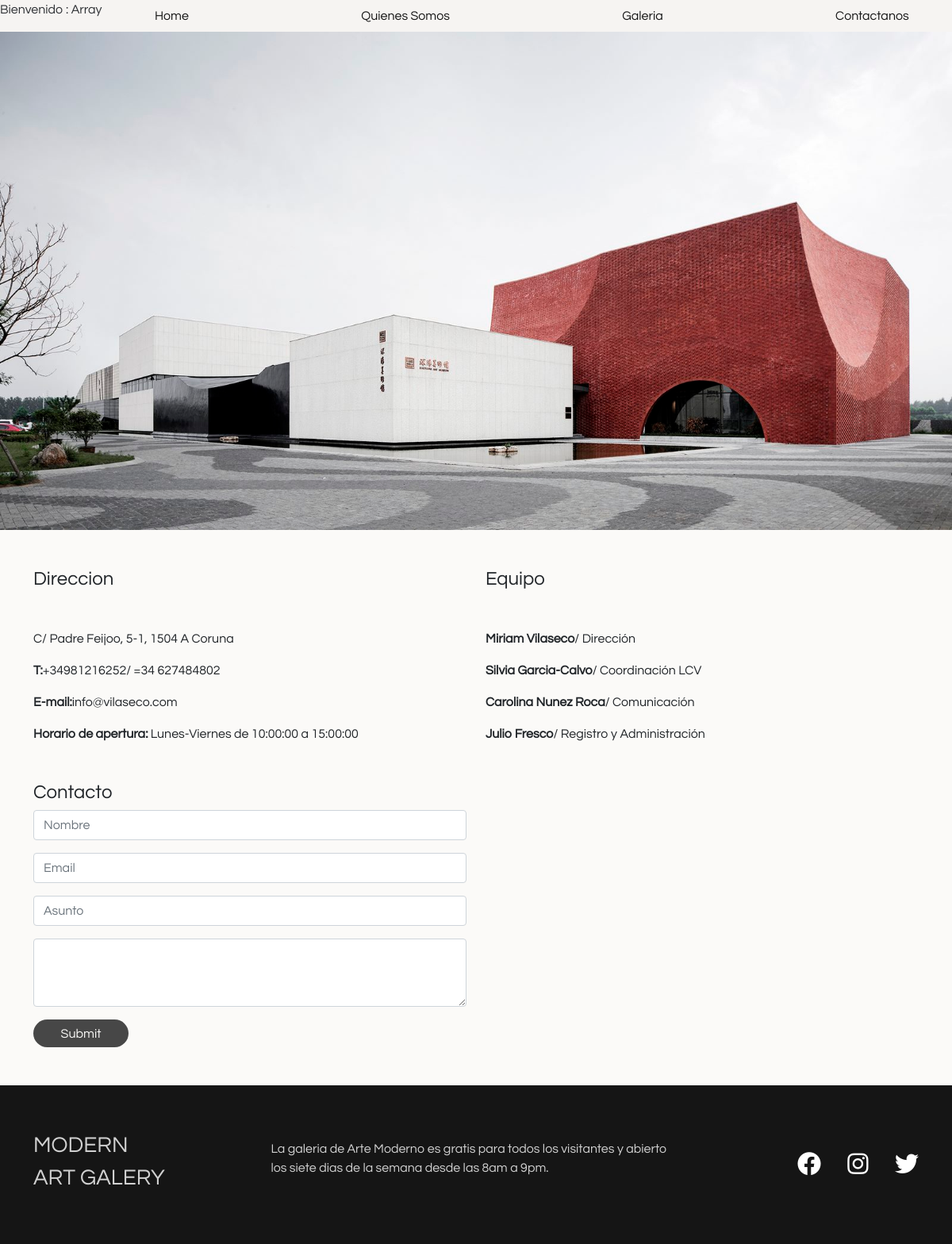
/Form/contactanos.php (signed in), run on the app's committed database.
### tables this page shows
CREATE TABLE `navar2` (
  `idnavar2` INT NOT NULL AUTO_INCREMENT,
  `navar` VARCHAR(45) NULL,
  `linknavar` VARCHAR(100) NULL,
  PRIMARY KEY (`idnavar2`));

create table direccion (
	direc varchar(100),
    telefono varchar(100),
    email varchar(100),
    dias varchar(50),
    hora_inicio time,
    hora_cierre time
);

create table equipo (
	direccion varchar(50),
    coordinacion varchar(50),
    comunicacion varchar(50),
    administracion varchar(50)
);

### Form/contactanos.php (the view, shortened to what this page needs)
<!doctype html>
<?php
    $xc = conectar();
    $sql = "SELECT * FROM navar2";
    $res = mysqli_query($xc, $sql);
    $sql_direccion = "SELECT * FROM direccion";
    $res_direccion = mysqli_query($xc, $sql_direccion);
    $sql_equipo = "SELECT * FROM equipo";
    $res_equipo = mysqli_query($xc, $sql_equipo);
?>
<html lang="en">
<head>
    <link href="https://cdn.jsdelivr.net/npm/bootstrap@5.0.2/dist/css/bootstrap.min.css" rel="stylesheet"
>
    <link rel="stylesheet" href="https://cdnjs.cloudflare.com/ajax/libs/font-awesome/6.1.1/css/all.min.css"
 />
    <link rel="stylesheet" href="./css/index.css">
</head>
<body>
    <nav>
        <ul id="primary-navigation" data-visible="false" class="navbar">
          <li class="active"><?php
            while($filas = mysqli_fetch_array($res)){
              echo ' <li class="active">
              <a href="'.'../'.$filas['linknavar'].' ">' .$filas['navar'].'</li>';
            }
            ?></a>
        </li>
        </ul>
        <p>
          <?php
          echo 'Bienvenido : ' .$_SESSION['usuario'];
          ?>
        </p>
    </nav>
    <div class="img-ubicacion">
        <img src="./img/arq.jpg" width="100%" alt="">
    </div>
    <section class="container">
        <div class="row  mb-5">
            <div class="col-md-6 col-sm-12">
                <h4 class="mt-5">Direccion</h4>
                <div class="mt-5">
                    <?php
                        while($filas_direccion = mysqli_fetch_array($res_direccion)){
                            echo "<p>".$filas_direccion['direc']."</p>";
                            echo "<p><b>T:</b>".$filas_direccion['telefono']."</p>";
                            echo "<p><b>E-mail:</b>".$filas_direccion['email']."</p>";
                            echo "<p><b>Horario de apertura: </b>".$filas_direccion['dias']." de ".$filas_direccion['hora_inicio']." a ".$filas_direccion['hora_cierre']."</p>";
                        }
                    ?>
                </div>
                <h4 class="mt-5">Contacto</h4>
                <form action="" method="post" class="form-group">
                    <input class="form-control mb-3" name="nombre" type="text" placeholder="Nombre">
                    <input class="form-control mb-3" name="email" type="email" placeholder="Email">
                    <input class="form-control mb-3" name="asunto" type="text" placeholder="Asunto">
                    <textarea class="form-control mb-3" name="descripcion" id="exampleFormControlTextarea1" rows="3"></textarea>
                    <input type="submit" name="enviar" class="enviar">
                </form>
            </div>
            <div class="col-md-6 col-sm-12">
                <h4 class="mt-5">Equipo</h4>
                <div class="mt-5">
                    <?php
                        while($filas_equipo = mysqli_fetch_array($res_equipo)){
                            echo "<p><b>".$filas_equipo['direccion']."</b>/ Dirección</p>";
                            echo "<p><b>".$filas_equipo['coordinacion']."</b>/ Coordinación LCV</p>";
                            echo "<p><b>".$filas_equipo['comunicacion']."</b>/ Comunicación</p>";
                            echo "<p><b>".$filas_equipo['administracion']."</b>/ Registro y Administración</p>";
                        }
                    ?>
                </div>
            </div>
        </div>
    </section>
    <footer class="footer">
        <div class="footer-container container">
            <div>
                <h3>MODERN</h3>
                <h3>ART GALERY</h3>
            </div>
            <p class="texto">La galeria de Arte Moderno es gratis para todos los visitantes y abierto los siete dias de
                la semana desde las 8am a 9pm.</p>
            <div class="icons">
                <a href=""><i class="fa-brands fa-facebook"></i></a>
                <a href=""><i class="fa-brands fa-instagram"></i></a>
                <a href=""><i class="fa-brands fa-twitter"></i></a>
            </div>
        </div>
    </footer>
</body>
</html>

### Form/css/index.css (style rules this page uses)
* { margin: 0; padding: 0; }
body { font-family: 'Questrial'; background-color: #FBFAF8; }
.navbar { display: flex; justify-content: space-around; align-items: center; background-color: rgba(194, 191, 191, 0.089); position: fixed; width: 100vw; height: 5vh; list-style: none; }
.navbar li a { text-decoration: none; color: #151515; }
.img-ubicacion { text-align: center; right: 0; }
.enviar { background-color: #474747; color: #FBFAF8; width: 120px; height: 35px; border: none; border-radius: 20px; }
.footer { height: 25vh; background-color: #151515; color: rgb(209, 209, 209); display: flex; align-items: center; }
.footer-container { display: flex; justify-content: space-between; align-items: center; }
.texto { width: 500px; }
.icons a i { margin-left: 30px; color: #fff; font-size: 30px; }

### data on the page
navar2: navar "Home"
navar2: navar "Quienes Somos"
navar2: navar "Galeria"
navar2: navar "Contactanos"
direccion: direc "C/ Padre Feijoo, 5-1, 1504 A Coruna", telefono "+34981216252/ =34 627484802", email "info@vilaseco.com", dias "Lunes-Viernes", hora_inicio "10:00:00", hora_cierre "15:00:00"
equipo: direccion "Miriam Vilaseco", coordinacion "Silvia Garcia-Calvo", comunicacion "Carolina Nunez Roca", administracion "Julio Fresco"

### other printed values
$_SESSION['usuario'] "Array"
